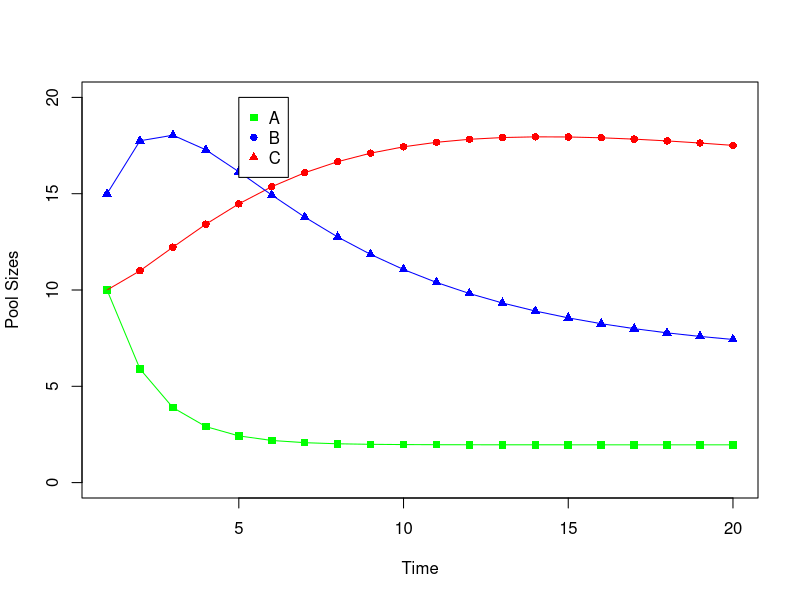

Generate this figure with R:
#Building a General Form Simulation Interface for R

#A coding example provided by the National Animal Nutrition Program

#A National Research Support Project



#Code updated 8/1/2014



#This code builds a simple simulation interface for a dynamic, mechanistic model

#The example scenario used in this case simulates three pools (A, B and C) with

#unidirectional flows between pools governed by mass-action kinetics as dependent

#on flow rates (k) into and out of pools. 



#	Step 1: Initalize time values. Tstart is the initial timepoint for the model

#	Tstop indicates the end of the simulation and Tstep reflects the iteration step.



Tstart <- 1

Tstop <- 20

Tstep <- 1



#	Step 2: Set the initial pool values. 



iA <- 10

iB <- 15 

iC <- 10



#	Step 3: Set up the rates for synthesis, transformation and degredation of each pool



kAsyn <- 1

kAdB <- 0.5

kAout <- 0.01

kBdC <- 0.1

kBout <- 0.05

kCout <- 0.05



# 	Step 4: Set up the variables that will be updated at each time point. These 

#	variables should be declared prior to their use within the loop. 



A <- 0

B <- 0

C <- 0

t <- Tstart



# 	Step 5: Write an array that will hold the data during the simulation. Because

# 	this array will hold our data, we will call it "Output". Before the simulation

# 	this array will use a placeholder value of 1 for every cell. The dimenstions 

#	of the array are defined to hold 4 rows and columns equal to the model runtime.

#	Note: if tstep is not 1, the user should consider adjusting the dimensions to

#	the number of calculation points (Tstop-Tstart/Tstep), rather than just using Tstop.



out <- array(1, dim=c(4,Tstop))



# 	Step 6: Use a conditional while loop to run the simulation. The loop syntax 

#	is states that while t is less than Tstop, compute the equations within the 

#	brackets. When Time is equat to Tstart the model initalizes, thereafter, the 

#	model runs based on the defined dynamics. The pool sizes for A, B and C are 

#	calculated based on their previous value and the flow rate constants defined 

#	in step 3. The output array is updated to hold the current value of each pool

#	and the total of all pools. Finally, time is updated by the timestep value. 





while(t<=Tstop) {

if(t<=Tstart) A <- iA else A <- out[1,t-1] + kAsyn - out[1,t-1]*kAout - out[1,t-1]*kAdB

if(t<=Tstart) B <- iB else B <- out[2,t-1] + out[1,t-1]*kAdB - out[2,t-1]*kBout - out[2,t-1]*kBdC

if(t<=Tstart) C <- iC else C <- out[3,t-1] + out[2,t-1]*kBdC - out[3,t-1]*kCout

out[1,t] <- A

out[2,t] <- B

out[3,t] <- C

out[4,t] <- A+B+C

t <- t+Tstep

}



#	Step 7: Print the Output array



print(out)



#	Step 8: Graph the output of pools A, B and C over time. This plot is established

#	by plotting the timeseries data from row 3 of the output table. The lines for

#	rows 1 and 2 are then added to the plot using different symbols and colors. 

#	Lines are added for each pool and a legend is defined and placed to label the lines.



plot(out[3,], pch=16, col="red", ylim=c(0,20), ylab="Pool Sizes", xlab="Time")

points(out[1,], pch=15, col="green")

points(out[2,], pch=17, col="blue")

lines(out[3,], col="red")

lines(out[1,], col="green")

lines(out[2,], col="blue")

legend(5,20, legend=c("A","B","C"), col=c("green","blue","red"), pch=c(15,16,17))
